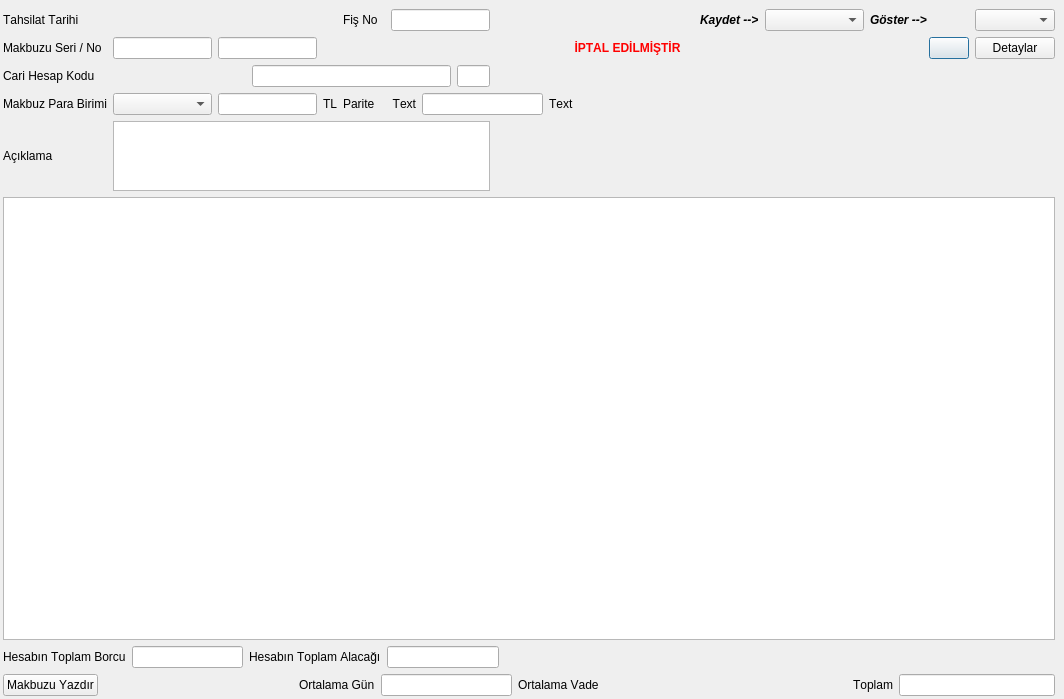
<?xml version="1.0" encoding="UTF-8"?>
<ui version="4.0">
 <class>CARI_TAHSILAT_FISI</class>
 <widget class="QDialog" name="CARI_TAHSILAT_FISI">
  <property name="geometry">
   <rect>
    <x>0</x>
    <y>0</y>
    <width>1064</width>
    <height>699</height>
   </rect>
  </property>
  <property name="sizePolicy">
   <sizepolicy hsizetype="Expanding" vsizetype="Expanding">
    <horstretch>5</horstretch>
    <verstretch>0</verstretch>
   </sizepolicy>
  </property>
  <property name="minimumSize">
   <size>
    <width>700</width>
    <height>500</height>
   </size>
  </property>
  <property name="font">
   <font>
    <underline>false</underline>
    <kerning>false</kerning>
   </font>
  </property>
  <property name="windowTitle">
   <string>Tahsilat Fişi</string>
  </property>
  <layout class="QGridLayout" name="gridLayout_3" rowstretch="1,10,50,1,1" columnstretch="100,0">
   <property name="margin">
    <number>3</number>
   </property>
   <item row="0" column="0" colspan="2">
    <widget class="QWidget" name="navigation_button_widget" native="true">
     <property name="sizePolicy">
      <sizepolicy hsizetype="Expanding" vsizetype="Fixed">
       <horstretch>0</horstretch>
       <verstretch>0</verstretch>
      </sizepolicy>
     </property>
    </widget>
   </item>
   <item row="1" column="0">
    <layout class="QGridLayout" name="gridLayout" rowstretch="1,1,1,1,1" columnstretch="1,10,10,10,1,10,20,10,10,10,0">
     <item row="0" column="0">
      <widget class="QLabel" name="label_3">
       <property name="sizePolicy">
        <sizepolicy hsizetype="Fixed" vsizetype="Fixed">
         <horstretch>0</horstretch>
         <verstretch>0</verstretch>
        </sizepolicy>
       </property>
       <property name="text">
        <string>Tahsilat Tarihi</string>
       </property>
       <property name="buddy">
        <cstring>lineedit_fis_no</cstring>
       </property>
      </widget>
     </item>
     <item row="0" column="4">
      <widget class="QLabel" name="label">
       <property name="sizePolicy">
        <sizepolicy hsizetype="Fixed" vsizetype="Fixed">
         <horstretch>0</horstretch>
         <verstretch>0</verstretch>
        </sizepolicy>
       </property>
       <property name="text">
        <string>Fiş No</string>
       </property>
       <property name="buddy">
        <cstring>lineedit_fis_no</cstring>
       </property>
      </widget>
     </item>
     <item row="0" column="5">
      <widget class="QLineEdit" name="lineedit_fis_no">
       <property name="enabled">
        <bool>true</bool>
       </property>
       <property name="sizePolicy">
        <sizepolicy hsizetype="Expanding" vsizetype="Fixed">
         <horstretch>0</horstretch>
         <verstretch>0</verstretch>
        </sizepolicy>
       </property>
       <property name="focusPolicy">
        <enum>Qt::ClickFocus</enum>
       </property>
       <property name="text">
        <string/>
       </property>
       <property name="readOnly">
        <bool>false</bool>
       </property>
      </widget>
     </item>
     <item row="1" column="0">
      <widget class="QLabel" name="label_9">
       <property name="sizePolicy">
        <sizepolicy hsizetype="Fixed" vsizetype="Fixed">
         <horstretch>0</horstretch>
         <verstretch>0</verstretch>
        </sizepolicy>
       </property>
       <property name="text">
        <string>Makbuzu Seri / No</string>
       </property>
      </widget>
     </item>
     <item row="1" column="2">
      <widget class="QLineEdit" name="lineEdit_belge_numarasi"/>
     </item>
     <item row="2" column="0">
      <widget class="QLabel" name="label_5">
       <property name="sizePolicy">
        <sizepolicy hsizetype="Fixed" vsizetype="Fixed">
         <horstretch>0</horstretch>
         <verstretch>0</verstretch>
        </sizepolicy>
       </property>
       <property name="text">
        <string>Cari Hesap Kodu </string>
       </property>
       <property name="buddy">
        <cstring>lineedit_fis_no</cstring>
       </property>
      </widget>
     </item>
     <item row="3" column="0">
      <widget class="QLabel" name="label_10">
       <property name="sizePolicy">
        <sizepolicy hsizetype="Fixed" vsizetype="Fixed">
         <horstretch>0</horstretch>
         <verstretch>0</verstretch>
        </sizepolicy>
       </property>
       <property name="text">
        <string>Makbuz Para Birimi</string>
       </property>
      </widget>
     </item>
     <item row="3" column="1">
      <widget class="QComboBox" name="comboBox_makbuz_para_birimi">
       <property name="sizePolicy">
        <sizepolicy hsizetype="Expanding" vsizetype="Fixed">
         <horstretch>0</horstretch>
         <verstretch>0</verstretch>
        </sizepolicy>
       </property>
      </widget>
     </item>
     <item row="3" column="2">
      <widget class="QCommaEdit" name="commaEdit_kur">
       <property name="whatsThis">
        <string>Sayilari formatina(Or:1,000,234.50) donusturur. </string>
       </property>
       <property name="QCommaEdit" stdset="0">
        <rect>
         <x>0</x>
         <y>0</y>
         <width>100</width>
         <height>100</height>
        </rect>
       </property>
      </widget>
     </item>
     <item row="3" column="3">
      <widget class="QLabel" name="label_temel_para_birimi">
       <property name="sizePolicy">
        <sizepolicy hsizetype="Fixed" vsizetype="Fixed">
         <horstretch>0</horstretch>
         <verstretch>0</verstretch>
        </sizepolicy>
       </property>
       <property name="text">
        <string>TL</string>
       </property>
      </widget>
     </item>
     <item row="3" column="4">
      <widget class="QLabel" name="label_parite">
       <property name="sizePolicy">
        <sizepolicy hsizetype="Fixed" vsizetype="Fixed">
         <horstretch>0</horstretch>
         <verstretch>0</verstretch>
        </sizepolicy>
       </property>
       <property name="text">
        <string>Parite   </string>
       </property>
      </widget>
     </item>
     <item row="4" column="0">
      <widget class="QLabel" name="label_6">
       <property name="sizePolicy">
        <sizepolicy hsizetype="Fixed" vsizetype="Fixed">
         <horstretch>0</horstretch>
         <verstretch>0</verstretch>
        </sizepolicy>
       </property>
       <property name="text">
        <string>Açıklama</string>
       </property>
       <property name="buddy">
        <cstring>lineedit_fis_no</cstring>
       </property>
      </widget>
     </item>
     <item row="4" column="1" colspan="5">
      <widget class="QLimitedTextEdit" name="limitedTextEdit_aciklama"/>
     </item>
     <item row="1" column="1">
      <widget class="QLineEdit" name="lineEdit_belge_seri"/>
     </item>
     <item row="0" column="7">
      <widget class="QLabel" name="label_sirket">
       <property name="sizePolicy">
        <sizepolicy hsizetype="Fixed" vsizetype="Fixed">
         <horstretch>0</horstretch>
         <verstretch>0</verstretch>
        </sizepolicy>
       </property>
       <property name="font">
        <font>
         <weight>75</weight>
         <italic>true</italic>
         <bold>true</bold>
        </font>
       </property>
       <property name="text">
        <string>Kaydet --&gt;</string>
       </property>
      </widget>
     </item>
     <item row="0" column="8">
      <widget class="QComboBox" name="comboBox_sirket">
       <property name="sizePolicy">
        <sizepolicy hsizetype="Minimum" vsizetype="Fixed">
         <horstretch>0</horstretch>
         <verstretch>0</verstretch>
        </sizepolicy>
       </property>
      </widget>
     </item>
     <item row="0" column="9">
      <widget class="QLabel" name="label_fis_filtresi">
       <property name="sizePolicy">
        <sizepolicy hsizetype="Fixed" vsizetype="Fixed">
         <horstretch>0</horstretch>
         <verstretch>0</verstretch>
        </sizepolicy>
       </property>
       <property name="font">
        <font>
         <weight>75</weight>
         <italic>true</italic>
         <bold>true</bold>
        </font>
       </property>
       <property name="text">
        <string>Göster --&gt;</string>
       </property>
      </widget>
     </item>
     <item row="0" column="10">
      <widget class="QComboBox" name="comboBox_fis_filtresi">
       <property name="sizePolicy">
        <sizepolicy hsizetype="Minimum" vsizetype="Fixed">
         <horstretch>0</horstretch>
         <verstretch>0</verstretch>
        </sizepolicy>
       </property>
       <property name="focusPolicy">
        <enum>Qt::NoFocus</enum>
       </property>
      </widget>
     </item>
     <item row="0" column="1" colspan="3">
      <widget class="QAdakDate" name="adakDate_fis_tarihi" native="true">
       <property name="sizePolicy">
        <sizepolicy hsizetype="Expanding" vsizetype="Preferred">
         <horstretch>0</horstretch>
         <verstretch>0</verstretch>
        </sizepolicy>
       </property>
       <property name="whatsThis">
        <string>Tarih WidgetÄ± </string>
       </property>
       <property name="QAdakDate" stdset="0">
        <rect>
         <x>0</x>
         <y>0</y>
         <width>100</width>
         <height>100</height>
        </rect>
       </property>
      </widget>
     </item>
     <item row="0" column="6">
      <spacer name="horizontalSpacer_2">
       <property name="orientation">
        <enum>Qt::Horizontal</enum>
       </property>
       <property name="sizeHint" stdset="0">
        <size>
         <width>40</width>
         <height>20</height>
        </size>
       </property>
      </spacer>
     </item>
     <item row="2" column="1" colspan="5">
      <layout class="QHBoxLayout" name="horizontalLayout_2" stretch="4,6,1">
       <item>
        <widget class="QSearchEdit" name="searchedit_cari_hesap_kodu" native="true">
         <property name="whatsThis">
          <string>Arama widget. </string>
         </property>
         <property name="QSearchEdit" stdset="0">
          <rect>
           <x>0</x>
           <y>0</y>
           <width>100</width>
           <height>100</height>
          </rect>
         </property>
        </widget>
       </item>
       <item>
        <widget class="QLineEdit" name="lineedit_cari_hesap_ismi">
         <property name="sizePolicy">
          <sizepolicy hsizetype="Expanding" vsizetype="Fixed">
           <horstretch>0</horstretch>
           <verstretch>0</verstretch>
          </sizepolicy>
         </property>
         <property name="focusPolicy">
          <enum>Qt::NoFocus</enum>
         </property>
         <property name="readOnly">
          <bool>true</bool>
         </property>
        </widget>
       </item>
       <item>
        <widget class="QLineEdit" name="lineEdit_cari_para_birimi">
         <property name="focusPolicy">
          <enum>Qt::NoFocus</enum>
         </property>
         <property name="readOnly">
          <bool>true</bool>
         </property>
        </widget>
       </item>
      </layout>
     </item>
     <item row="1" column="6" colspan="2">
      <widget class="QLabel" name="label_iptal">
       <property name="sizePolicy">
        <sizepolicy hsizetype="Expanding" vsizetype="Fixed">
         <horstretch>0</horstretch>
         <verstretch>0</verstretch>
        </sizepolicy>
       </property>
       <property name="font">
        <font>
         <weight>75</weight>
         <bold>true</bold>
        </font>
       </property>
       <property name="styleSheet">
        <string notr="true">color: rgb(255, 0, 0);</string>
       </property>
       <property name="text">
        <string>İPTAL EDİLMİŞTİR</string>
       </property>
       <property name="alignment">
        <set>Qt::AlignCenter</set>
       </property>
      </widget>
     </item>
     <item row="3" column="5" colspan="2">
      <layout class="QGridLayout" name="gridLayout_7" columnstretch="1,5,1,5">
       <item row="0" column="0">
        <widget class="QLabel" name="label_makbuz_para_birimi">
         <property name="sizePolicy">
          <sizepolicy hsizetype="Fixed" vsizetype="Fixed">
           <horstretch>0</horstretch>
           <verstretch>0</verstretch>
          </sizepolicy>
         </property>
         <property name="text">
          <string>Text</string>
         </property>
         <property name="alignment">
          <set>Qt::AlignRight|Qt::AlignTrailing|Qt::AlignVCenter</set>
         </property>
        </widget>
       </item>
       <item row="0" column="1">
        <widget class="QCommaEdit" name="commaEdit_parite">
         <property name="focusPolicy">
          <enum>Qt::StrongFocus</enum>
         </property>
         <property name="whatsThis">
          <string>Sayilari formatina(Or:1,000,234.50) donusturur. </string>
         </property>
         <property name="QCommaEdit" stdset="0">
          <rect>
           <x>0</x>
           <y>0</y>
           <width>100</width>
           <height>100</height>
          </rect>
         </property>
        </widget>
       </item>
       <item row="0" column="2">
        <widget class="QLabel" name="label_cari_para_birimi">
         <property name="sizePolicy">
          <sizepolicy hsizetype="Fixed" vsizetype="Fixed">
           <horstretch>0</horstretch>
           <verstretch>0</verstretch>
          </sizepolicy>
         </property>
         <property name="text">
          <string>Text</string>
         </property>
        </widget>
       </item>
       <item row="0" column="3">
        <spacer name="horizontalSpacer_3">
         <property name="orientation">
          <enum>Qt::Horizontal</enum>
         </property>
         <property name="sizeHint" stdset="0">
          <size>
           <width>40</width>
           <height>20</height>
          </size>
         </property>
        </spacer>
       </item>
      </layout>
     </item>
     <item row="1" column="10">
      <widget class="QPushButton" name="pushButton_detaylar">
       <property name="sizePolicy">
        <sizepolicy hsizetype="Minimum" vsizetype="Fixed">
         <horstretch>0</horstretch>
         <verstretch>0</verstretch>
        </sizepolicy>
       </property>
       <property name="focusPolicy">
        <enum>Qt::NoFocus</enum>
       </property>
       <property name="text">
        <string>Detaylar</string>
       </property>
      </widget>
     </item>
     <item row="1" column="9">
      <layout class="QGridLayout" name="gridLayout_5">
       <item row="0" column="0">
        <spacer name="horizontalSpacer_5">
         <property name="orientation">
          <enum>Qt::Horizontal</enum>
         </property>
         <property name="sizeHint" stdset="0">
          <size>
           <width>40</width>
           <height>20</height>
          </size>
         </property>
        </spacer>
       </item>
       <item row="0" column="1">
        <widget class="QPushButton" name="pushButton_urettigi_fisler">
         <property name="text">
          <string/>
         </property>
         <property name="icon">
          <iconset resource="../e9_icons.qrc">
           <normaloff>:/e9_icons/E9_ICONS/fisler.png</normaloff>:/e9_icons/E9_ICONS/fisler.png</iconset>
         </property>
        </widget>
       </item>
      </layout>
     </item>
    </layout>
   </item>
   <item row="2" column="0">
    <widget class="QTableWidget" name="tablewidget_fis_satirlari"/>
   </item>
   <item row="3" column="0">
    <layout class="QHBoxLayout" name="horizontalLayout" stretch="1,10,1,10,50">
     <item>
      <widget class="QLabel" name="label_4">
       <property name="sizePolicy">
        <sizepolicy hsizetype="Fixed" vsizetype="Preferred">
         <horstretch>0</horstretch>
         <verstretch>0</verstretch>
        </sizepolicy>
       </property>
       <property name="text">
        <string>Hesabın Toplam Borcu</string>
       </property>
      </widget>
     </item>
     <item>
      <widget class="QCommaEdit" name="commaEdit_toplam_borc">
       <property name="focusPolicy">
        <enum>Qt::NoFocus</enum>
       </property>
       <property name="whatsThis">
        <string>Sayilari formatina(Or:1,000,234.50) donusturur. </string>
       </property>
       <property name="readOnly">
        <bool>true</bool>
       </property>
       <property name="QCommaEdit" stdset="0">
        <rect>
         <x>0</x>
         <y>0</y>
         <width>100</width>
         <height>100</height>
        </rect>
       </property>
      </widget>
     </item>
     <item>
      <widget class="QLabel" name="label_7">
       <property name="sizePolicy">
        <sizepolicy hsizetype="Fixed" vsizetype="Preferred">
         <horstretch>0</horstretch>
         <verstretch>0</verstretch>
        </sizepolicy>
       </property>
       <property name="text">
        <string>Hesabın Toplam Alacağı</string>
       </property>
      </widget>
     </item>
     <item>
      <widget class="QCommaEdit" name="commaEdit_toplam_alacak">
       <property name="focusPolicy">
        <enum>Qt::NoFocus</enum>
       </property>
       <property name="whatsThis">
        <string>Sayilari formatina(Or:1,000,234.50) donusturur. </string>
       </property>
       <property name="readOnly">
        <bool>true</bool>
       </property>
       <property name="QCommaEdit" stdset="0">
        <rect>
         <x>0</x>
         <y>0</y>
         <width>100</width>
         <height>100</height>
        </rect>
       </property>
      </widget>
     </item>
     <item>
      <spacer name="horizontalSpacer">
       <property name="orientation">
        <enum>Qt::Horizontal</enum>
       </property>
       <property name="sizeHint" stdset="0">
        <size>
         <width>40</width>
         <height>20</height>
        </size>
       </property>
      </spacer>
     </item>
    </layout>
   </item>
   <item row="4" column="0">
    <layout class="QGridLayout" name="gridLayout_2" rowstretch="0" columnstretch="5,15,1,10,1,10,5,1,12">
     <item row="0" column="4">
      <widget class="QLabel" name="label_ortalama_vade">
       <property name="sizePolicy">
        <sizepolicy hsizetype="Fixed" vsizetype="Fixed">
         <horstretch>0</horstretch>
         <verstretch>0</verstretch>
        </sizepolicy>
       </property>
       <property name="text">
        <string>Ortalama Vade</string>
       </property>
      </widget>
     </item>
     <item row="0" column="1">
      <spacer name="horizontalSpacer_8">
       <property name="orientation">
        <enum>Qt::Horizontal</enum>
       </property>
       <property name="sizeHint" stdset="0">
        <size>
         <width>40</width>
         <height>20</height>
        </size>
       </property>
      </spacer>
     </item>
     <item row="0" column="7">
      <widget class="QLabel" name="label_toplam_tutar">
       <property name="sizePolicy">
        <sizepolicy hsizetype="Fixed" vsizetype="Fixed">
         <horstretch>0</horstretch>
         <verstretch>0</verstretch>
        </sizepolicy>
       </property>
       <property name="text">
        <string>Toplam</string>
       </property>
      </widget>
     </item>
     <item row="0" column="8">
      <widget class="QCommaEdit" name="commaedit_toplam_tutar">
       <property name="sizePolicy">
        <sizepolicy hsizetype="Expanding" vsizetype="Fixed">
         <horstretch>0</horstretch>
         <verstretch>0</verstretch>
        </sizepolicy>
       </property>
       <property name="focusPolicy">
        <enum>Qt::NoFocus</enum>
       </property>
       <property name="whatsThis">
        <string>Sayilari formatina(Or:1,000,234.50) donusturur. </string>
       </property>
       <property name="readOnly">
        <bool>true</bool>
       </property>
       <property name="QCommaEdit" stdset="0">
        <rect>
         <x>0</x>
         <y>0</y>
         <width>100</width>
         <height>100</height>
        </rect>
       </property>
      </widget>
     </item>
     <item row="0" column="2">
      <widget class="QLabel" name="label_ortalama_gun">
       <property name="sizePolicy">
        <sizepolicy hsizetype="Fixed" vsizetype="Fixed">
         <horstretch>0</horstretch>
         <verstretch>0</verstretch>
        </sizepolicy>
       </property>
       <property name="text">
        <string>Ortalama Gün</string>
       </property>
      </widget>
     </item>
     <item row="0" column="0">
      <widget class="QPushButton" name="push_button_tahsilat_makbuzu_yazdir">
       <property name="sizePolicy">
        <sizepolicy hsizetype="Minimum" vsizetype="Fixed">
         <horstretch>0</horstretch>
         <verstretch>0</verstretch>
        </sizepolicy>
       </property>
       <property name="focusPolicy">
        <enum>Qt::NoFocus</enum>
       </property>
       <property name="text">
        <string>Makbuzu Yazdır</string>
       </property>
       <property name="icon">
        <iconset resource="../e9_icons.qrc">
         <normaloff>:/e9_icons/E9_ICONS/yazdir_ikonu.png</normaloff>:/e9_icons/E9_ICONS/yazdir_ikonu.png</iconset>
       </property>
       <property name="iconSize">
        <size>
         <width>32</width>
         <height>32</height>
        </size>
       </property>
      </widget>
     </item>
     <item row="0" column="3">
      <widget class="QLineEdit" name="line_edit_ortalama_gun">
       <property name="focusPolicy">
        <enum>Qt::NoFocus</enum>
       </property>
       <property name="readOnly">
        <bool>true</bool>
       </property>
      </widget>
     </item>
     <item row="0" column="5" colspan="2">
      <widget class="QAdakDate" name="adakDate_ortalama_gun_tarih" native="true">
       <property name="sizePolicy">
        <sizepolicy hsizetype="Expanding" vsizetype="Preferred">
         <horstretch>0</horstretch>
         <verstretch>0</verstretch>
        </sizepolicy>
       </property>
       <property name="minimumSize">
        <size>
         <width>242</width>
         <height>0</height>
        </size>
       </property>
       <property name="maximumSize">
        <size>
         <width>242</width>
         <height>30</height>
        </size>
       </property>
       <property name="focusPolicy">
        <enum>Qt::NoFocus</enum>
       </property>
       <property name="whatsThis">
        <string>Tarih WidgetÄ± </string>
       </property>
       <property name="QAdakDate" stdset="0">
        <rect>
         <x>0</x>
         <y>0</y>
         <width>100</width>
         <height>100</height>
        </rect>
       </property>
      </widget>
     </item>
    </layout>
   </item>
  </layout>
  <action name="action_satir_ekle">
   <property name="text">
    <string>Satır Ekle</string>
   </property>
  </action>
  <action name="action_satir_sil">
   <property name="text">
    <string>Satır Sil</string>
   </property>
  </action>
  <action name="action_satiri_tamamla">
   <property name="text">
    <string>Satiri Tamamla</string>
   </property>
   <property name="toolTip">
    <string>Satırdaki eksik bilgileri tamamlar.</string>
   </property>
   <property name="shortcut">
    <string>Ctrl+T</string>
   </property>
  </action>
 </widget>
 <customwidgets>
  <customwidget>
   <class>QAdakDate</class>
   <extends>QWidget</extends>
   <header>QAdakDate.h</header>
  </customwidget>
  <customwidget>
   <class>QCommaEdit</class>
   <extends>QLineEdit</extends>
   <header>QCommaEdit.h</header>
  </customwidget>
  <customwidget>
   <class>QLimitedTextEdit</class>
   <extends>QTextEdit</extends>
   <header>QLimitedTextEdit.h</header>
  </customwidget>
  <customwidget>
   <class>QSearchEdit</class>
   <extends>QWidget</extends>
   <header>QSearchEdit.h</header>
  </customwidget>
 </customwidgets>
 <tabstops>
  <tabstop>adakDate_fis_tarihi</tabstop>
  <tabstop>lineedit_fis_no</tabstop>
  <tabstop>lineEdit_belge_seri</tabstop>
  <tabstop>lineEdit_belge_numarasi</tabstop>
  <tabstop>searchedit_cari_hesap_kodu</tabstop>
  <tabstop>comboBox_makbuz_para_birimi</tabstop>
  <tabstop>commaEdit_kur</tabstop>
  <tabstop>commaEdit_parite</tabstop>
  <tabstop>limitedTextEdit_aciklama</tabstop>
  <tabstop>tablewidget_fis_satirlari</tabstop>
  <tabstop>comboBox_sirket</tabstop>
 </tabstops>
 <resources>
  <include location="../e9_icons.qrc"/>
 </resources>
 <connections/>
</ui>
